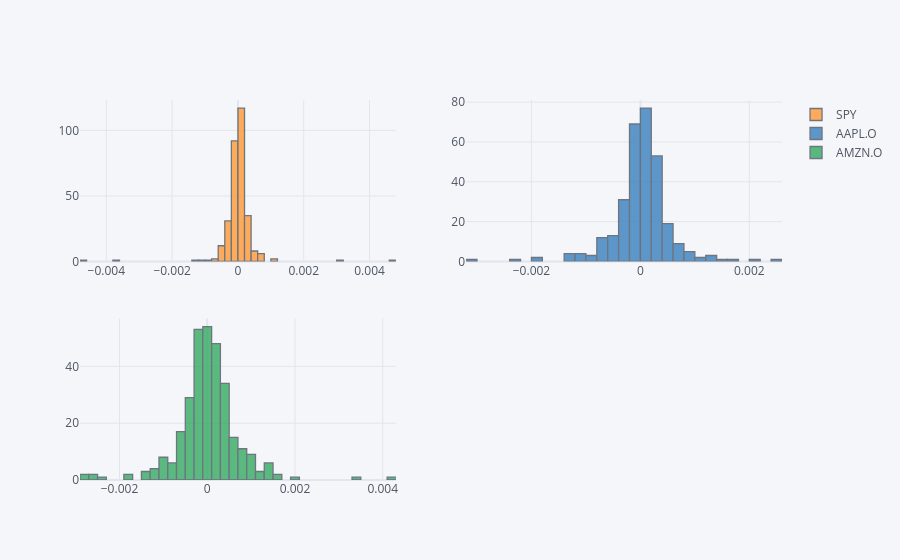

The code cell stored with this chart in its notebook:
### Markdown cell above
The frequeny distributions, i.e. the **histograms**, of the log returns per `RIC`.

### Code cell
rets.iplot(kind='histogram', subplots=True)

### Figure 1 — Plotly figure (JSON) as saved in the notebook; plotly's stock layout.template omitted (floating-point values rounded to 4 significant figures; data arrays with more than 128 entries replaced by an {"elided": "..."} marker saying what was removed)
{"data": [{"histfunc": "count", "histnorm": "", "marker": {"color": "rgba(255, 153, 51, 1.0)", "line": {"color": "#4D5663", "width": 1.3}}, "name": "SPY", "opacity": 0.8, "orientation": "v", "type": "histogram", "x": {"elided": "312 float values"}, "xaxis": "x", "yaxis": "y"}, {"histfunc": "count", "histnorm": "", "marker": {"color": "rgba(55, 128, 191, 1.0)", "line": {"color": "#4D5663", "width": 1.3}}, "name": "AAPL.O", "opacity": 0.8, "orientation": "v", "type": "histogram", "x": {"elided": "312 float values"}, "xaxis": "x2", "yaxis": "y2"}, {"histfunc": "count", "histnorm": "", "marker": {"color": "rgba(50, 171, 96, 1.0)", "line": {"color": "#4D5663", "width": 1.3}}, "name": "AMZN.O", "opacity": 0.8, "orientation": "v", "type": "histogram", "x": {"elided": "312 float values"}, "xaxis": "x3", "yaxis": "y3"}], "layout": {"barmode": "overlay", "legend": {"bgcolor": "#F5F6F9", "font": {"color": "#4D5663"}}, "paper_bgcolor": "#F5F6F9", "plot_bgcolor": "#F5F6F9", "title": {"font": {"color": "#4D5663"}}, "xaxis": {"anchor": "y", "domain": [0, 0.45], "gridcolor": "#E1E5ED", "showgrid": true, "tickfont": {"color": "#4D5663"}, "title": {"font": {"color": "#4D5663"}, "text": ""}, "zerolinecolor": "#E1E5ED"}, "xaxis2": {"anchor": "y2", "domain": [0.55, 1], "gridcolor": "#E1E5ED", "showgrid": true, "tickfont": {"color": "#4D5663"}, "title": {"font": {"color": "#4D5663"}, "text": ""}, "zerolinecolor": "#E1E5ED"}, "xaxis3": {"anchor": "y3", "domain": [0, 0.45], "gridcolor": "#E1E5ED", "showgrid": true, "tickfont": {"color": "#4D5663"}, "title": {"font": {"color": "#4D5663"}, "text": ""}, "zerolinecolor": "#E1E5ED"}, "yaxis": {"anchor": "x", "domain": [0.575, 1], "gridcolor": "#E1E5ED", "showgrid": true, "tickfont": {"color": "#4D5663"}, "title": {"font": {"color": "#4D5663"}, "text": ""}, "zerolinecolor": "#E1E5ED"}, "yaxis2": {"anchor": "x2", "domain": [0.575, 1], "gridcolor": "#E1E5ED", "showgrid": true, "tickfont": {"color": "#4D5663"}, "title": {"font": {"color": "#4D5663"}, "text": ""}, "zerolinecolor": "#E1E5ED"}, "yaxis3": {"anchor": "x3", "domain": [0, 0.425], "gridcolor": "#E1E5ED", "showgrid": true, "tickfont": {"color": "#4D5663"}, "title": {"font": {"color": "#4D5663"}, "text": ""}, "zerolinecolor": "#E1E5ED"}}}
